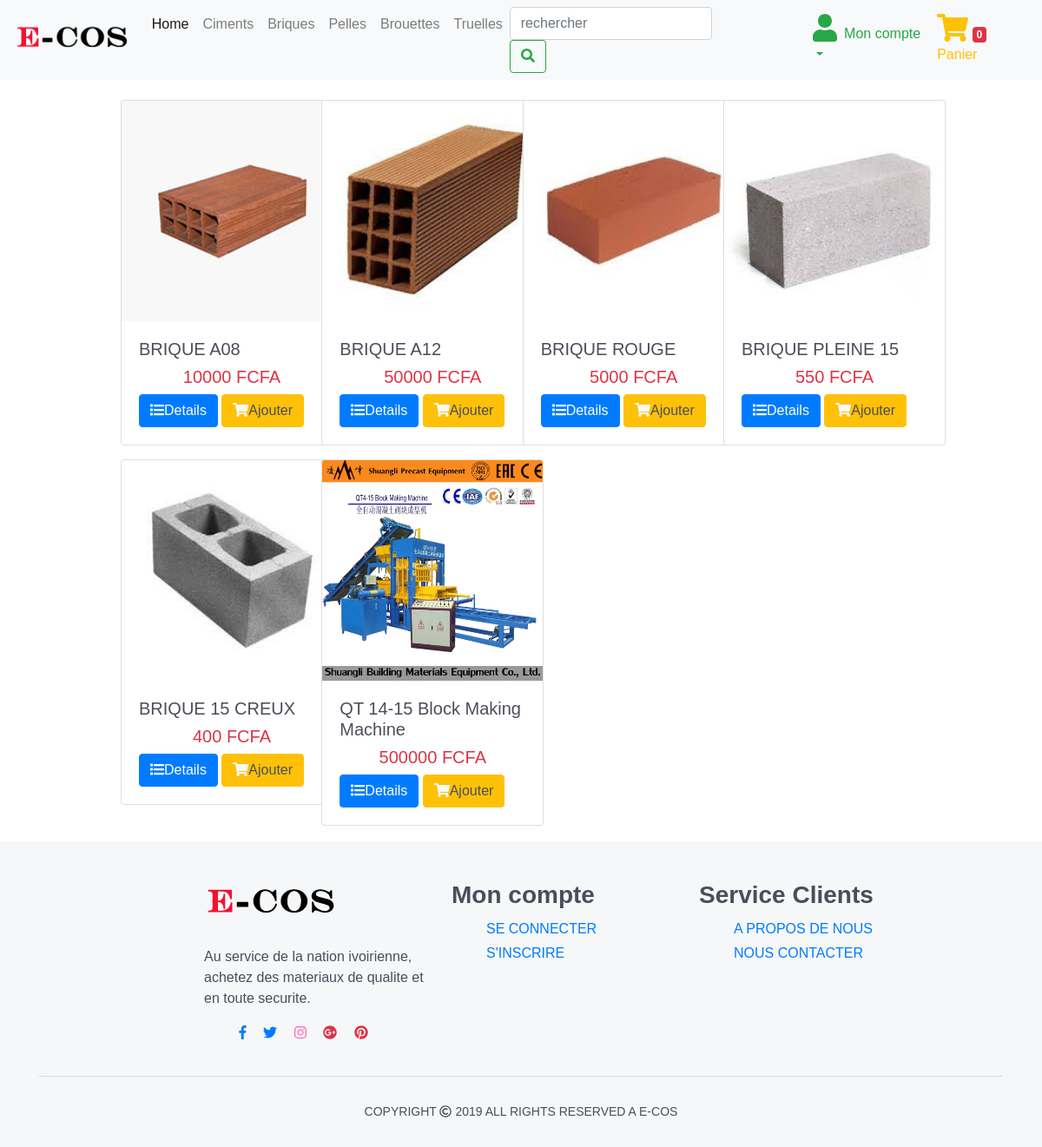
Page /brique on the committed database.
### tables this page shows
CREATE TABLE `produit` (
  `idProduit` int(4) NOT NULL,
  `nomProduit` varchar(255) NOT NULL,
  `detailProduit` mediumtext NOT NULL,
  `prixProduit` int(11) NOT NULL,
  `imageProduit` varchar(255) NOT NULL,
  `stockProduit` varchar(255) NOT NULL,
  `idCategorie` int(4) NOT NULL
);

### _classes/Product.php (called while the page is built, shortened)
<?php
class Product
{
    static  function getProductByCategory($id)
    {
        global $db;
        $stat = $db->prepare('SELECT * FROM produit INNER JOIN categorie ON categorie.idCategorie = produit.idCategorie WHERE produit.idCategorie= ?');
        $stat->execute([$id]);
        return $stat->fetchAll();
    }
}

### _controllers/brique_controller.php (called while the page is built)
<?php
$uri =$_SERVER['QUERY_STRING'];
$uri = substr($uri,5);
$urs = 'brique';

### views/brique_view.php (the view, shortened to what this page needs)
<!doctype html>
<html lang="en">
<head>
    <link href="assets/css/bootstrap/css/bootstrap.min.css" rel="stylesheet">
    <link rel="stylesheet" href="assets/css/fontawesome/css/all.css">
    <link rel="stylesheet" href="assets/style.css">
</head>
<body>
<?php require'include/header.php'; ?>
<div class="container-fluid" style="margin-top: 15px;">
    <div class="row">
        <div class="col-lg-1"></div>
        <div class="col-lg-11 col-12">
            <div class="row">
        <?php $briques = Product::getProductByCategory(2); foreach ($briques as $brique): ?>
        <div class="col-lg-2 my-2 mx-4">
            <div class="card" style="width: 16rem;">
                <img src="<?= $brique['imageProduit'] ?>" alt="" class="card-img-top">
                <div class="card-body">
                    <h5><?= $brique['nomProduit'] ?></h5>
                    <p class="card-text text-danger h5 text-center"><?= $brique['prixProduit'] ?> FCFA</p>
                    <a href="detailproduct-<?= $brique['idProduit']?>" class="btn btn-primary"><i class="fa fa-list"></i>Details</a>
                    <?php if($brique['stockProduit'] != 'epuise'): ?>
                    <a onclick="confirms(<?= $brique['idProduit'] ?>,'<?= $uri ?>','<?= $urs ?>',<?= $url ?>)" class="btn btn-warning"><i class="fa fa-shopping-cart text-light"></i>Ajouter</a>
                    <?php else: ?>
                        <p class="card-text text-danger h5 text-center">Stock epuise</p>
                    <?php endif; ?>
                </div>
            </div>
        </div>
        <?php endforeach;?>
            </div>
        </div>
    </div>
</div>
<?php require'include/footer.php'; ?>
</body>
</html>

### assets/style.css (style rules this page uses)
body { font-family: 'Hind', sans-serif; color: #4A4E5A; overflow-x: hidden; }

### rows in the picture
produit: imageProduit (picture), nomProduit "BRIQUE A08", prixProduit "10000"
produit: imageProduit (picture), nomProduit "BRIQUE A12", prixProduit "50000"
produit: imageProduit (picture), nomProduit "BRIQUE ROUGE", prixProduit "5000"
produit: imageProduit (picture), nomProduit "BRIQUE PLEINE 15", prixProduit "550"
produit: imageProduit (picture), nomProduit "BRIQUE 15 CREUX", prixProduit "400"
produit: imageProduit (picture), nomProduit "QT 14-15 Block Making Machine", prixProduit "500000"

### other values in the picture
Panier::count() "0"
